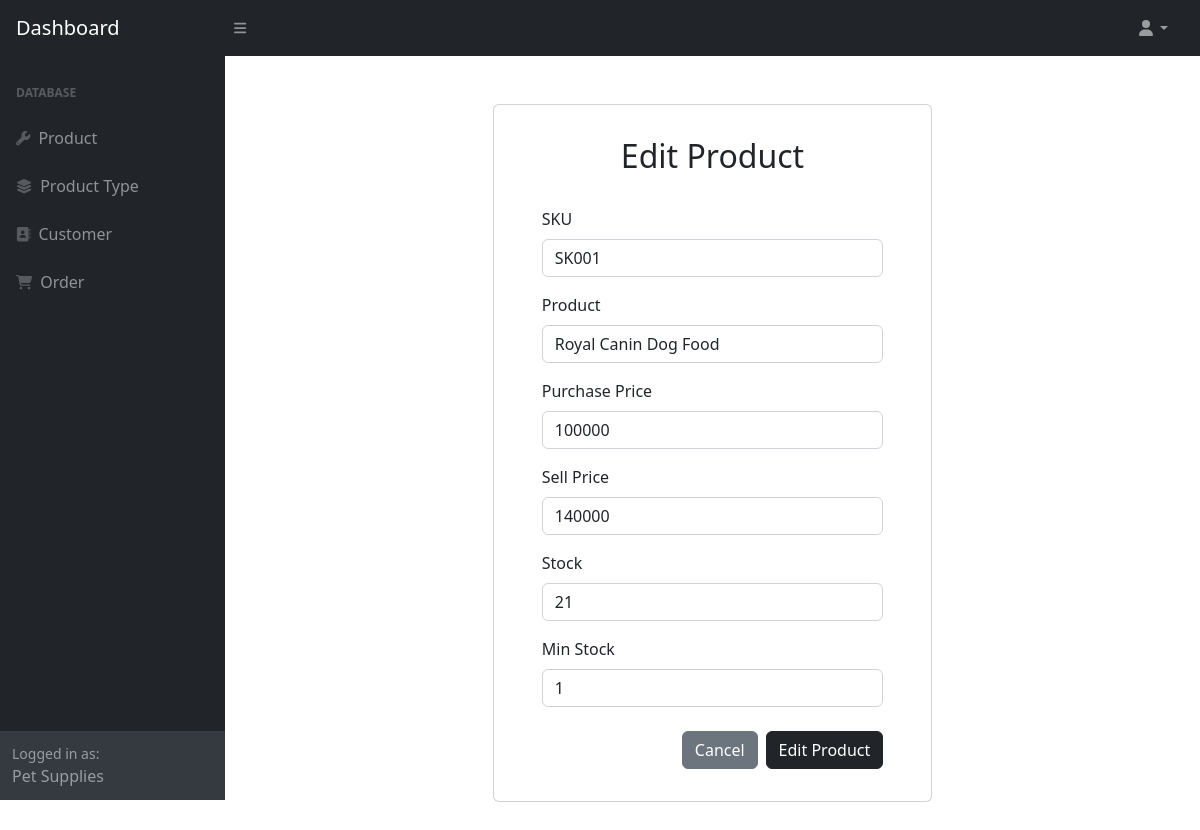
The page /backend/product_edit.php?&id=1 on the database its author committed.
### tables this page shows
CREATE TABLE `product` (
  `id` int(11) NOT NULL,
  `sku` varchar(45) DEFAULT NULL,
  `name` varchar(45) DEFAULT NULL,
  `purchase_price` int(11) DEFAULT NULL,
  `sell_price` int(11) DEFAULT NULL,
  `stock` int(11) DEFAULT 0,
  `min_stock` int(11) DEFAULT 0,
  `product_type_id` int(11) NOT NULL,
  `restock_id` int(11) NOT NULL
);

### backend/product_edit.php (the view, shortened to what this page needs)
<?php include_once 'templates/header.php'; ?>
<?php include_once 'templates/navbar.php'; ?>
<?php
$query = $pdo->query("SELECT * FROM product WHERE id='$_GET[id]'");
$product = $query->fetch(PDO::FETCH_ASSOC);
?>
<div class="row-cols-md-2">
    <div class="container mb-5">
        <div class="card">
            <div class="container-fluid px-5 py-2">
                <h2 class="py-4 text-center">Edit Product</h2>
                <form action="" method="POST">
                    <div class="mb-3">
                        <label for="sku" class="form-label">SKU</label>
                        <input type="text" class="form-control" id="sku" name="sku" value="<?= $product['sku']; ?>" required>
                    </div>
                    <div class="mb-3">
                        <label for="nama" class="form-label">Product</label>
                        <input type="text" class="form-control" id="nama" name="name" value="<?= $product['name']; ?>" required>
                    </div>
                    <div class="mb-3">
                        <label for="purchase_price" class="form-label">Purchase Price</label>
                        <input type="number" class="form-control" id="purchase_price" name="purchase_price" value="<?= $product['purchase_price']; ?>" required>
                    </div>
                    <div class="mb-3">
                        <label for="sell_price" class="form-label">Sell Price</label>
                        <input type="number" class="form-control" id="sell_price" name="sell_price" value="<?= $product['sell_price']; ?>" required>
                    </div>
                    <div class="mb-3">
                        <label for="stock" class="form-label">Stock</label>
                        <input type="number" class="form-control" id="stock" name="stock" value="<?= $product['stock']; ?>" required>
                    </div>
                    <div class="mb-3">
                        <label for="min_stock" class="form-label">Min Stock</label>
                        <input type="number" class="form-control" id="min_stock" name="min_stock" value="<?= $product['min_stock']; ?>" required>
                    </div>
                    <div class="modal-footer my-4">
                        <a href="product.php" type="button" class="btn btn-secondary">Cancel</a>
                        <button type="submit" class="btn btn-dark ms-2" name="edit">Edit Product</button>
                    </div>
                </form>
            </div>
        </div>
    </div>
</div>

### rows shown on the page
product: sku "SK001", name "Royal Canin Dog Food", purchase_price "100000", sell_price "140000", stock "21", min_stock "1"
